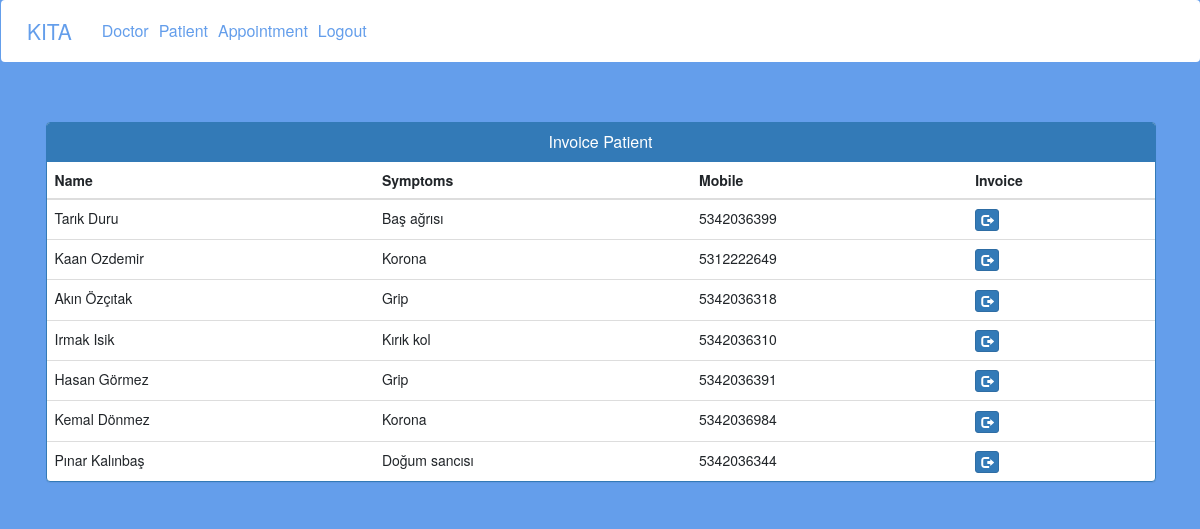
/admin-discharge-patient, run on the app's committed database.
### hospital/models.py (models this page shows, shortened)
class Patient(models.Model):
    user=models.OneToOneField(User,on_delete=models.CASCADE)
    profile_pic= models.ImageField(upload_to='profile_pic/PatientProfilePic/',null=True,blank=True)
    address = models.CharField(max_length=40)
    mobile = models.CharField(max_length=20,null=False)
    symptoms = models.CharField(max_length=100,null=False)
    assignedDoctorId = models.PositiveIntegerField(null=True)
    admitDate=models.DateField(auto_now=True)
    status=models.BooleanField(default=False)
    @property
    def get_name(self):
        return self.user.first_name+" "+self.user.last_name

### hospital/views.py (the view)
# urls.py: path('admin-discharge-patient', views.admin_discharge_patient_view,name='admin-discharge-patient'),
def admin_discharge_patient_view(request):
    patients=models.Patient.objects.all().filter(status=True)
    return render(request, 'hospital/admin_discharge_patient.html', {'patients':patients})

### templates/hospital/admin_discharge_patient.html (shortened to what this page needs)
{% extends 'hospital/admin_base.html' %}
{% block content %}
<head>
  <link href="//netdna.bootstrapcdn.com/bootstrap/3.0.0/css/bootstrap.min.css" rel="stylesheet" id="bootstrap-css">
</head>
<div class="container">
  <div class="panel panel-primary">
    <div class="panel-heading">
      <h6 class="panel-title">Invoice Patient</h6>
    </div>
    <table class="table table-hover" id="dev-table">
      <thead>
        <tr>
          <th>Name</th>
          <th>Symptoms</th>
          <th>Mobile</th>
          <th>Invoice</th>
        </tr>
      </thead>
      {% for p in patients %}
      <tr>
        <td> {{p.get_name}}</td>
        <td>{{p.symptoms}}</td>
        <td>{{p.mobile}}</td>
        <td><a class="btn btn-primary btn-xs" href="{% url 'discharge-patient' p.id  %}"><span class="glyphicon glyphicon-log-out"></span></a></td>
      </tr>
      {% endfor %}
    </table>
  </div>
</div>
{% endblock content %}

### static/style.css (style rules this page uses)
body { padding-left: 240px; }

### templates/hospital/admin_discharge_patient.html (style rules this page uses)
a:link { text-decoration: none; }
h6 { text-align: center; }

### data on the page
Patient: get_name "Tarık Duru", symptoms "Baş ağrısı", mobile "5342036399"
Patient: get_name "Kaan Ozdemir", symptoms "Korona", mobile "5312222649"
Patient: get_name "Akın Özçıtak", symptoms "Grip", mobile "5342036318"
Patient: get_name "Irmak Isik", symptoms "Kırık kol", mobile "5342036310"
Patient: get_name "Hasan Görmez", symptoms "Grip", mobile "5342036391"
Patient: get_name "Kemal Dönmez", symptoms "Korona", mobile "5342036984"
Patient: get_name "Pınar Kalınbaş", symptoms "Doğum sancısı", mobile "5342036344"
